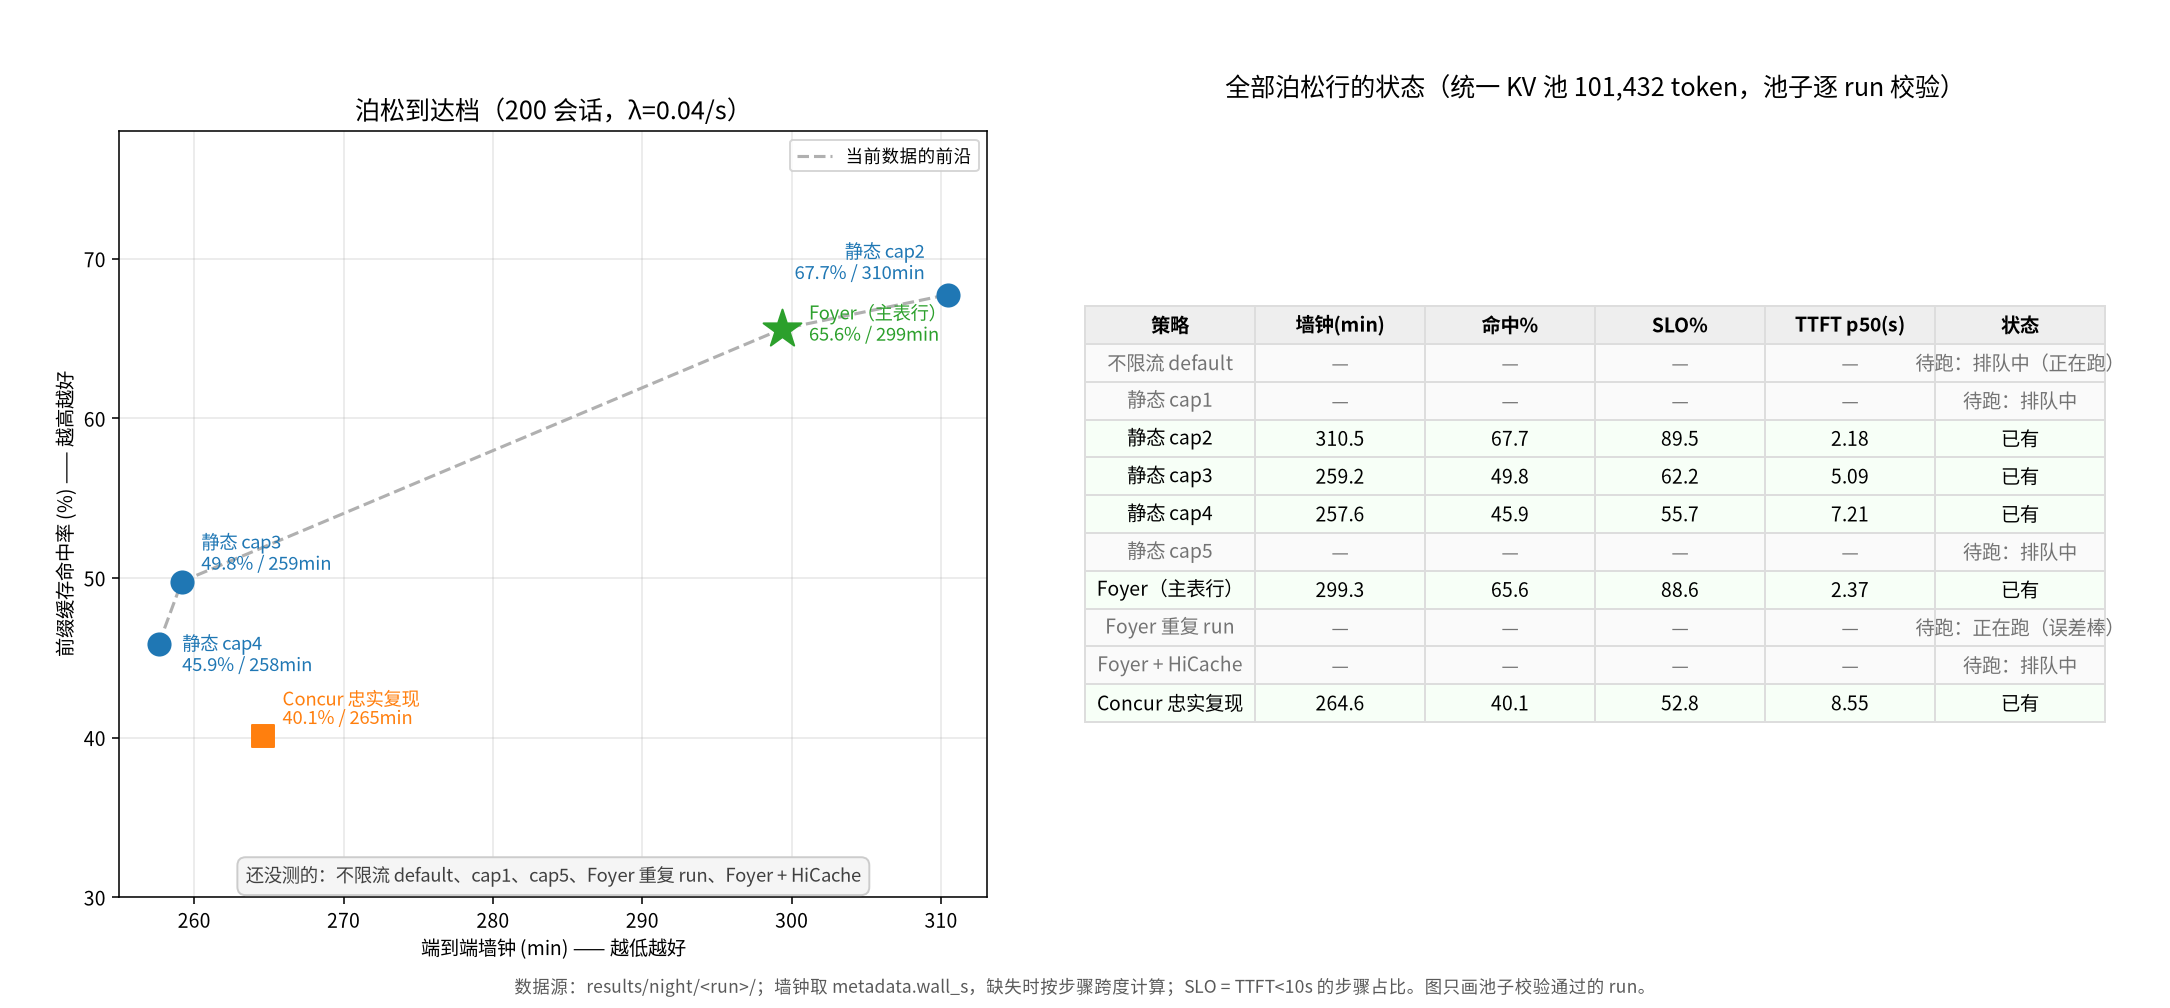

This figure's Python source:
#!/usr/bin/env python3
"""Poisson arrival table status: everything measured so far + what is still missing.

Reads the run dirs directly (refuses to plot a run whose KV pool is not the aligned
101,432) and renders a Pareto plot next to a status table. Usage:
    fig_poisson_status.py <results_dir> <out_dir>
"""
import json
import os
import sys

import matplotlib

matplotlib.use("Agg")
import matplotlib.pyplot as plt

RESULTS = sys.argv[1] if len(sys.argv) > 1 else "/data/xbw/turnstile/results/night"
OUT = sys.argv[2] if len(sys.argv) > 2 else "."
EXPECT_POOL = 101432
SLO_MS = 10000.0

plt.rcParams["font.sans-serif"] = ["Noto Sans CJK SC", "Noto Sans CJK JP", "DejaVu Sans"]
plt.rcParams["axes.unicode_minus"] = False
plt.rcParams["figure.dpi"] = 140

BLUE = "#1f77b4"
GREEN = "#2ca02c"
ORANGE = "#ff7f0e"
RED = "#d62728"
GRAY = "#b0b0b0"


def read_jsonl(path):
    rows = []
    with open(path) as f:
        for line in f:
            line = line.strip()
            if line:
                try:
                    rows.append(json.loads(line))
                except ValueError:
                    pass
    return rows


def load(name):
    d = os.path.join(RESULTS, name)
    meta = json.load(open(os.path.join(d, "metadata.json")))
    summ = json.load(open(os.path.join(d, "summary.json")))
    pool = meta.get("pool_tokens")
    if pool != EXPECT_POOL:
        raise RuntimeError(f"{name}: pool {pool} != {EXPECT_POOL}, refusing to plot")
    steps = read_jsonl(os.path.join(d, "steps.jsonl"))
    ttft = [r["first_token_ms"] for r in steps
            if r.get("status") == "SUCCESS" and r.get("first_token_ms") is not None]
    spans = [(r["submit_timestamp"], r["complete_timestamp"]) for r in steps
             if r.get("submit_timestamp") and r.get("complete_timestamp")]
    wall = (meta.get("wall_s") or 0) / 60 or (
        (max(c for _, c in spans) - min(s for s, _ in spans)) / 60 if spans else None)
    return {
        "wall": wall,
        "hit": 100 * (summ["replay"].get("server_prefix_hit_rate") or 0),
        "ttft_p50": (summ["replay"].get("ttft_ms_p50") or 0) / 1000.0,
        "slo": 100 * sum(1 for t in ttft if t < SLO_MS) / len(ttft) if ttft else None,
        "fails": summ["replay"].get("failed_steps"),
        "steps": len(steps),
    }


# (label, run name or None, colour, status note)
ROWS = [
    ("不限流 default", "pois200_default", RED, "排队中（正在跑）"),
    ("静态 cap1", "pois200_cap1", BLUE, "排队中"),
    ("静态 cap2", "pois200_cap2", BLUE, None),
    ("静态 cap3", "pois200_cap3_r2", BLUE, None),
    ("静态 cap4", "pois200_cap4", BLUE, None),
    ("静态 cap5", "pois200_cap5", BLUE, "排队中"),
    ("Foyer（主表行）", "pois200_foyer", GREEN, None),
    ("Foyer 重复 run", "pois200_foyer_r2", GREEN, "正在跑（误差棒）"),
    ("Foyer + HiCache", "pois200_foyer_hc", GREEN, "排队中"),
    ("Concur 忠实复现", "pois200_aimd2", ORANGE, None),
]


def main():
    data = {}
    for label, run, _c, _s in ROWS:
        if run and os.path.isfile(os.path.join(RESULTS, run, "summary.json")):
            data[label] = load(run)

    fig = plt.figure(figsize=(15.5, 7.2))
    ax = fig.add_axes([0.055, 0.11, 0.40, 0.76])

    # ---- left: Pareto -------------------------------------------------------
    for label, run, colour, _s in ROWS:
        if label not in data:
            continue
        d = data[label]
        star = "Foyer" in label
        ax.scatter([d["wall"]], [d["hit"]], s=420 if star else 130,
                   marker="*" if star else ("s" if label.startswith("Concur") else "o"),
                   color=colour, zorder=5)
        dx, dy, ha = (14, -6, "left") if star else (10, 6, "left")
        if label.startswith("静态 cap4"):
            dx, dy, ha = (12, -14, "left")
        if label.startswith("静态 cap2"):
            dx, dy, ha = (-12, 8, "right")
        ax.annotate(f"{label}\n{d['hit']:.1f}% / {d['wall']:.0f}min",
                    (d["wall"], d["hit"]), textcoords="offset points",
                    xytext=(dx, dy), fontsize=9.5, color=colour, ha=ha)
    pts = sorted([(d["wall"], d["hit"]) for d in data.values()])
    frontier = []
    for w, h in pts:
        if not frontier or h > frontier[-1][1]:
            frontier.append((w, h))
    if len(frontier) > 1:
        ax.plot([p[0] for p in frontier], [p[1] for p in frontier], "--",
                color=GRAY, lw=1.6, zorder=1, label="当前数据的前沿")
    pending = [label for label, _r, _c, _s in ROWS if label not in data]
    note = "还没测的：" + "、".join(l.replace("静态 ", "") for l in pending)
    ax.text(0.5, 0.02, note, transform=ax.transAxes, ha="center", fontsize=9.5,
            color="0.25", bbox=dict(boxstyle="round,pad=0.45", fc="#f5f5f5", ec="0.8"))
    ax.set_xlabel("端到端墙钟 (min) —— 越低越好")
    ax.set_ylabel("前缀缓存命中率 (%) —— 越高越好")
    ax.set_title("泊松到达档（200 会话，λ=0.04/s）", fontsize=13)
    ax.grid(alpha=0.3)
    ax.set_ylim(30, 78)
    ax.legend(loc="upper right", fontsize=9)

    # ---- right: status table -------------------------------------------------
    ax2 = fig.add_axes([0.50, 0.11, 0.47, 0.76])
    ax2.axis("off")
    cols = ["策略", "墙钟(min)", "命中%", "SLO%", "TTFT p50(s)", "状态"]
    body = []
    for label, run, colour, note in ROWS:
        if label in data:
            d = data[label]
            body.append([label, f"{d['wall']:.1f}", f"{d['hit']:.1f}",
                         f"{d['slo']:.1f}", f"{d['ttft_p50']:.2f}", "已有"])
        else:
            body.append([label, "—", "—", "—", "—", f"待跑：{note or '排队中'}"])
    tbl = ax2.table(cellText=body, colLabels=cols, loc="center", cellLoc="center")
    tbl.auto_set_font_size(False)
    tbl.set_fontsize(10)
    tbl.scale(1.0, 1.62)
    for (row, col), cell in tbl.get_celld().items():
        cell.set_edgecolor("#dddddd")
        if row == 0:
            cell.set_facecolor("#eeeeee")
            cell.set_text_props(fontweight="bold")
            continue
        label = body[row - 1][0]
        if label in data:
            cell.set_facecolor("#f7fff7")
        else:
            cell.set_facecolor("#fafafa")
            cell.set_text_props(color="0.45")
    ax2.set_title("全部泊松行的状态（统一 KV 池 101,432 token，池子逐 run 校验）",
                  fontsize=13, pad=18)

    fig.text(0.5, 0.015, "数据源：results/night/<run>/；墙钟取 metadata.wall_s，缺失时按步骤跨度计算；"
                         "SLO = TTFT<10s 的步骤占比。图只画池子校验通过的 run。",
             ha="center", fontsize=9, color="0.35")
    fig.savefig(os.path.join(OUT, "fig_poisson_status.png"))
    print("wrote fig_poisson_status.png ->", OUT)
    for label, run, _c, _s in ROWS:
        print(("  ✅ " if label in data else "  ⏳ ") + label +
              ("" if label not in data else
               f"  wall={data[label]['wall']:.1f}min hit={data[label]['hit']:.1f}% "
               f"slo={data[label]['slo']:.1f}% ttft={data[label]['ttft_p50']:.2f}s"))


if __name__ == "__main__":
    main()
